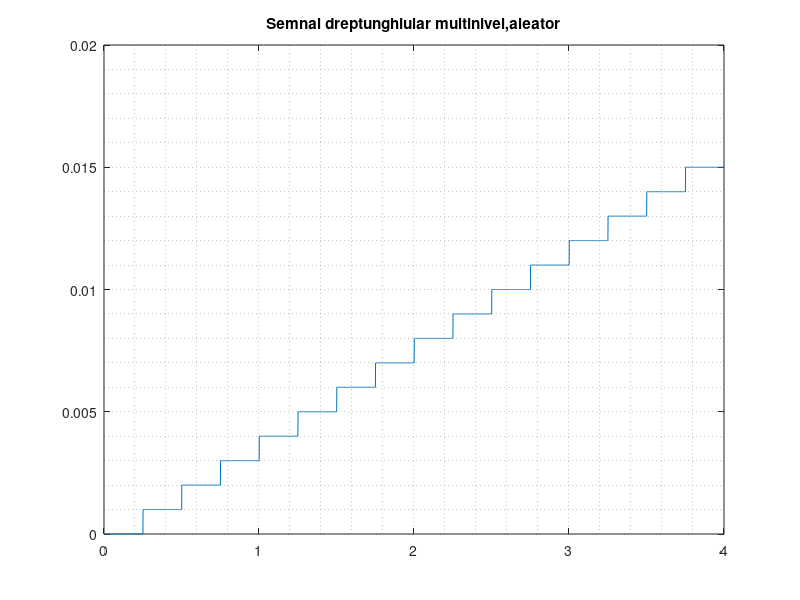

The MATLAB source for this figure:
%Exercitiul 3 din tema de casa

N = 4; % numarul nivelurilor
ts = 0.001;
t = 0:ts:N;
j = 1;
for i = 1:length(t)
    if t(i) <= j*0.25
        if j <= length(t)
            s(i) = t(j);
                else
            s(i) = 0;
        end
        
    else
        
        if j <= length(t)
            s(i) = t(j);
        end
    j=j+1;
    end
end
axis([0 20 -5 5])
plot(t,s)

title('Semnal dreptunghiular multinivel,aleator') %titlul graficului
grid minor %afisam linii de grila
